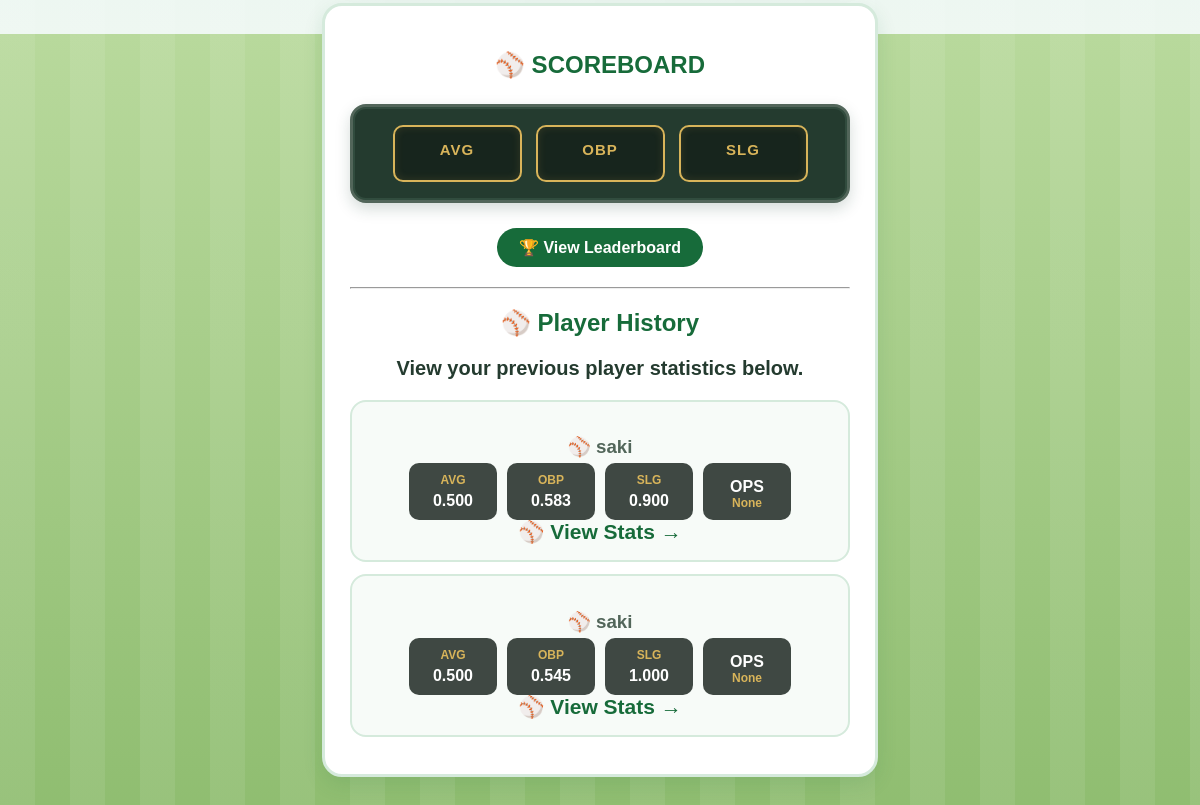
The app's page / (lower part), older data.
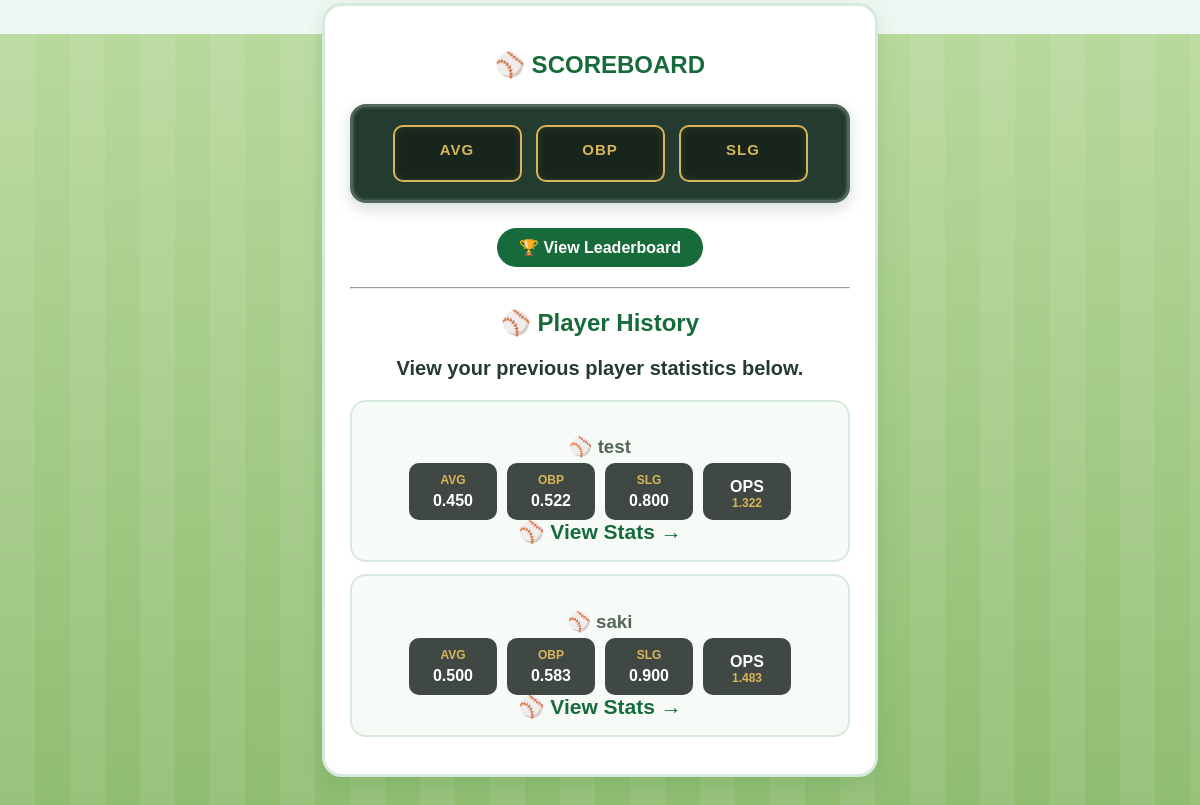
The same page, newer data.
### tables this page shows
CREATE TABLE players(

    id INTEGER PRIMARY KEY AUTOINCREMENT,

    player TEXT,

    at_bats INTEGER,

    hits INTEGER,

    singles INTEGER,

    doubles INTEGER,

    triples INTEGER,

    walks INTEGER,

    home_runs INTEGER,

    average TEXT,

    obp TEXT,

    slg TEXT

, ops TEXT);

### app.py (the view, shortened to what this page needs)
@app.route("/", methods=["GET", "POST"])
def home():
    average = ""
    obp = ""
    slg = ""
    ops = ""
    player = ""
    at_bats = ""
    hits = ""
    singles = ""
    doubles = ""
    triples = ""
    walks = ""
    home_runs = ""
    error = ""
    cursor.execute("SELECT id, player, average, obp, slg, ops FROM players")
    players = cursor.fetchall()
    player_count = len(players)
    return render_template(
        "index.html",
        average=average,
        obp=obp,
        slg=slg,
        players=players,
        player_count=player_count,
        player=player,
        at_bats=at_bats,
        hits=hits,
        singles=singles,
        doubles=doubles,
        triples=triples,
        walks=walks,
        home_runs=home_runs,
        error=error
    )

### templates/index.html (shortened to what this page needs)
<!DOCTYPE html>
<html lang="en">
<head>
    <link rel="stylesheet" href="{{ url_for('static', filename='style.css') }}">
</head>
<body>
    {% if average != None %}
    <div class="result-card">
        <h2>⚾ SCOREBOARD</h2>
        <div class="scoreboard">
            <div class="stat-box">
                <h3>AVG</h3>
            </div>
            <div class="stat-box">
                <h3>OBP</h3>
            </div>
            <div class="stat-box">
                <h3>SLG</h3>
            </div>
        </div>
        <a href="/leaderboard" class="leaderboard-button">
            🏆 View Leaderboard
        </a>
        <hr>
        <h2>⚾ Player History</h2>
        <p>View your previous player statistics below.</p>
        {% for p in players %}
        <div class="history-card">
            <h3>⚾ {{ p[1] }}</h3>
            <div class="player-stats">
                <div>
                    <span>AVG</span>
                    <strong>{{ p[2] }}</strong>
             </div>
                <div>
                    <span>OBP</span>
                    <strong>{{ p[3] }}</strong>
                </div>
                <div>
                    <span>SLG</span>
                    <strong>{{ p[4] }}</strong>
                </div>
                <div>
                    <strong>OPS</strong>
                    <span>{{ p[5] }}</span>
                </div>
            </div>
            <a href="/player/{{ p[0] }}">View Stats →</a>
        </div>
    {% endfor %}
    {% endif %}
</body>
</html>

Row changes from the older to the newer data that the page shows:
removed players: player "saki", average "0.500", obp "0.583", slg "0.900", p "None"
removed players: player "saki", average "0.500", obp "0.545", slg "1.000", p "None"
added players: player "test", average "0.450", obp "0.522", slg "0.800", ops "1.322"
added players: player "saki", average "0.500", obp "0.583", slg "0.900", ops "1.483"
